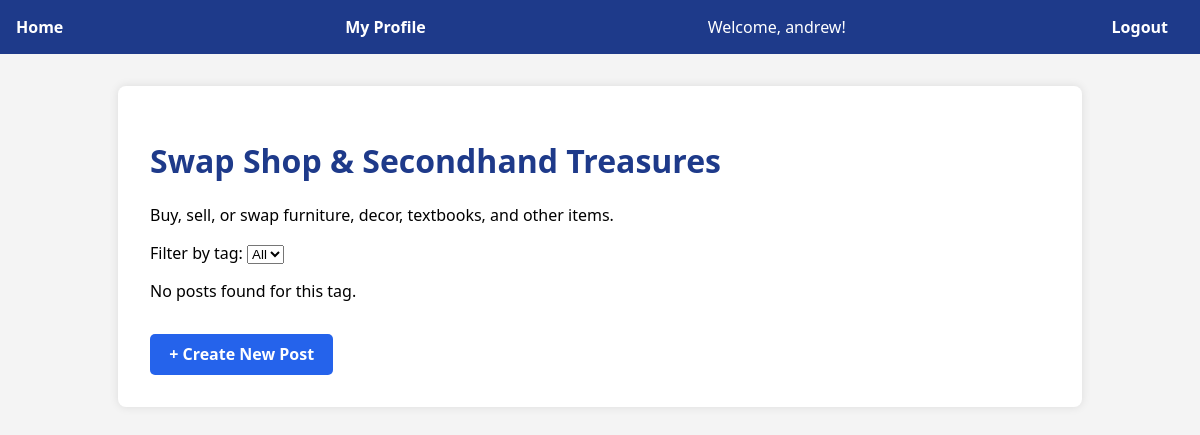
The app's page /topic/swap-shop-secondhand-treasures (signed in), older data.
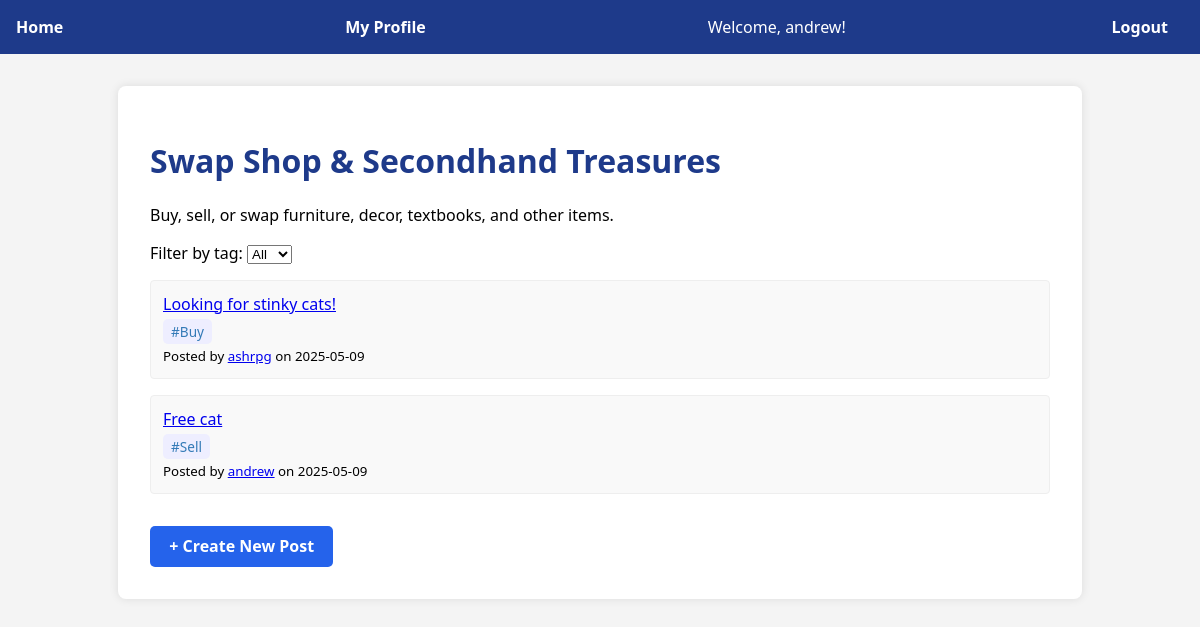
The same page, newer data.
### app/models.py (models this page shows, shortened)
class Post(db.Model):
    id = db.Column(db.Integer, primary_key=True)
    title = db.Column(db.String(200), nullable=False)
    content = db.Column(db.Text, nullable=False)
    timestamp = db.Column(db.DateTime, index=True, default=datetime.utcnow)
    user_id = db.Column(db.Integer, db.ForeignKey('user.id'), nullable=False)
    topic_id = db.Column(db.Integer, db.ForeignKey('topic.id'), nullable=False)
    media_url = db.Column(db.String(255), nullable=True)
    tag = db.Column(db.String(50), nullable=True)
    author = db.relationship('User', back_populates='posts')
    topic = db.relationship('Topic', back_populates='posts')
    replies = db.relationship('Reply', back_populates='post', lazy='dynamic', cascade='all, delete-orphan')
    votes = db.relationship('Vote', back_populates='post', lazy='dynamic', cascade='all, delete-orphan')

class User(UserMixin, db.Model):
    id = db.Column(db.Integer, primary_key=True)
    username = db.Column(db.String(150), unique=True, nullable=False)
    email = db.Column(db.String(120), unique=True, nullable=False)
    password = db.Column(db.String(150), nullable=False)
    role = db.Column(db.String(10), nullable=False, default='student')
    profile_picture = db.Column(db.String(255), nullable=True)
    posts = db.relationship('Post', back_populates='author', lazy='dynamic', cascade='all, delete-orphan')
    replies = db.relationship('Reply', back_populates='author', lazy='dynamic', cascade='all, delete-orphan')
    votes = db.relationship('Vote', back_populates='user', lazy='dynamic', cascade='all, delete-orphan')
    followers = db.relationship(
        'Follow',
        foreign_keys='Follow.user_id',
        backref='followed_user',
        lazy='dynamic',
        cascade='all, delete-orphan'
    )
    following = db.relationship(
        'Follow',
        foreign_keys='Follow.follower_id',
        backref='follower_user',
        lazy='dynamic',
        cascade='all, delete-orphan'
    )

### app/routes.py (the view)
@main.route('/topic/<slug>')
@login_required
def view_topic(slug):
    topic = Topic.query.filter_by(slug=slug).first_or_404()
    selected_tag = request.args.get('tag')
    if selected_tag:
        posts = topic.posts.filter_by(tag=selected_tag).order_by(Post.timestamp.desc()).all()
    else:
        posts = topic.posts.order_by(Post.timestamp.desc()).all()
    all_tags = sorted(set(post.tag for post in topic.posts if post.tag))
    return render_template(
        'topic.html',
        topic=topic,
        posts=posts,
        selected_tag=selected_tag,
        all_tags=all_tags
    )

### app/routes.py (called while the page is built)
@login_manager.user_loader
def load_user(user_id):
    return User.query.get(int(user_id))

### app/templates/topic.html (shortened to what this page needs)
{% extends 'base.html' %}
{% block content %}
<h1>{{ topic.name }}</h1>
<p>{{ topic.description }}</p>
<form method="get" class="topic-filter-form">
    <label for="tag">Filter by tag:</label>
    <select name="tag" id="tag" onchange="this.form.submit()">
        <option value="">All</option>
    </select>
</form>
{% if posts %}
    <ul class="profile-content-list">
        {% for post in posts %}
            <li class="profile-content-list-item">
                <a href="{{ url_for('main.view_post', post_id=post.id) }}">{{ post.title }}</a><br>
                {% if post.tag %}
                    <small class="post-tag-badge">#{{ post.tag }}</small><br>
                {% endif %}
                <small>Posted by <a href="{{ url_for('main.user_profile', username=post.author.username) }}">{{ post.author.username }}</a> on {{ post.timestamp.strftime('%Y-%m-%d') }}</small>
            </li>
        {% endfor %}
    </ul>
{% else %}
    <p>No posts found for this tag.</p>
{% endif %}
<a href="{{ url_for('main.create_post', slug=topic.slug) }}" class="button-link-topic">
    + Create New Post
</a>
{% endblock %}

Row changes from the older to the newer data that the page shows:
added Post: title "Looking for stinky cats!", tag "Buy", author.username "ashrpg", timestamp "2025-05-09"
added Post: title "Free cat", tag "Sell", author.username "andrew", timestamp "2025-05-09"
Text that changed along with them:
text no longer shown: "No posts found for this tag."
